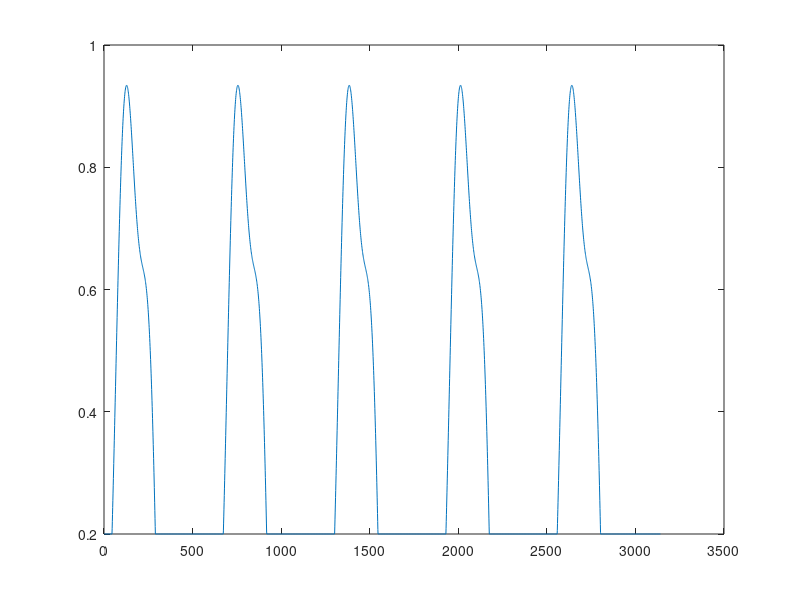
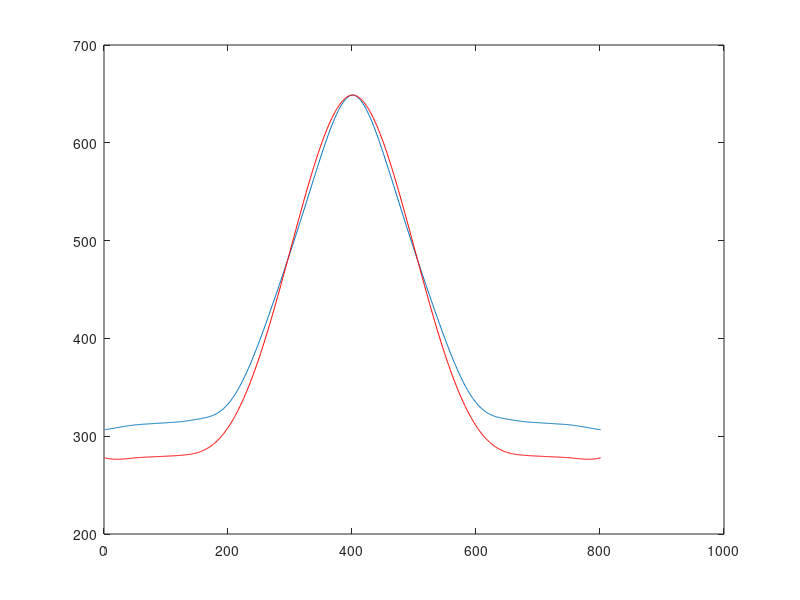
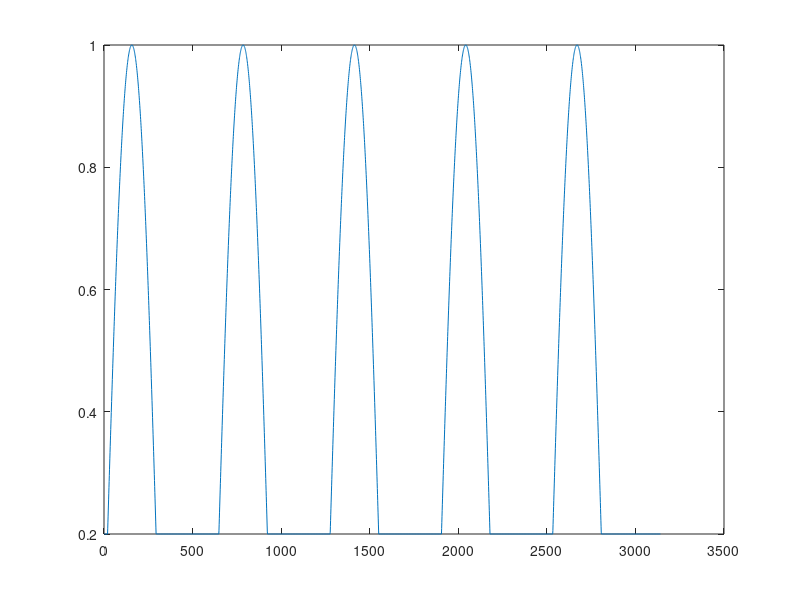

Write the MATLAB code that produced these figures, in order.
% sinetest1.m
%
a = -0.25;
b = pi/4;
x = sin(.01:.01:10*pi)+a*(cos(b*pi +(.02:.02:20*pi)).^2);
x(find(x<=0.2))=0.2;
figure(1);
plot(x)
x2 = xcorr(x,400);
figure(2);
plot(x2)
x3 = sin(.01:.01:10*pi);
x3(find(x3<=0.2))=0.2;
figure(3)
plot(x3)
x4 = xcorr(x3,400);
figure(2)
hold on
plot(x4*(max(x2)/max(x4)),'r')
